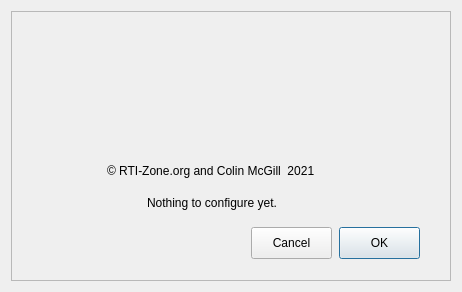
<?xml version="1.0" encoding="UTF-8"?>
<ui version="4.0">
 <class>X2Mount</class>
 <widget class="QDialog" name="X2Mount">
  <property name="geometry">
   <rect>
    <x>0</x>
    <y>0</y>
    <width>462</width>
    <height>292</height>
   </rect>
  </property>
  <property name="sizePolicy">
   <sizepolicy hsizetype="Fixed" vsizetype="Fixed">
    <horstretch>0</horstretch>
    <verstretch>0</verstretch>
   </sizepolicy>
  </property>
  <property name="minimumSize">
   <size>
    <width>462</width>
    <height>292</height>
   </size>
  </property>
  <property name="maximumSize">
   <size>
    <width>462</width>
    <height>292</height>
   </size>
  </property>
  <property name="windowTitle">
   <string>AstroTrac360 Setup</string>
  </property>
  <layout class="QVBoxLayout" name="verticalLayout_6">
   <item>
    <widget class="X2Form" name="X2Form">
     <property name="enabled">
      <bool>true</bool>
     </property>
     <property name="sizePolicy">
      <sizepolicy hsizetype="Fixed" vsizetype="Fixed">
       <horstretch>0</horstretch>
       <verstretch>0</verstretch>
      </sizepolicy>
     </property>
     <property name="minimumSize">
      <size>
       <width>0</width>
       <height>0</height>
      </size>
     </property>
     <property name="maximumSize">
      <size>
       <width>9999</width>
       <height>9999</height>
      </size>
     </property>
     <property name="sizeIncrement">
      <size>
       <width>56</width>
       <height>0</height>
      </size>
     </property>
     <property name="frameShape">
      <enum>QFrame::StyledPanel</enum>
     </property>
     <property name="frameShadow">
      <enum>QFrame::Raised</enum>
     </property>
     <widget class="QPushButton" name="pushButtonOK">
      <property name="geometry">
       <rect>
        <x>328</x>
        <y>216</y>
        <width>81</width>
        <height>32</height>
       </rect>
      </property>
      <property name="text">
       <string>OK</string>
      </property>
      <property name="default">
       <bool>true</bool>
      </property>
     </widget>
     <widget class="QPushButton" name="pushButtonCancel">
      <property name="geometry">
       <rect>
        <x>240</x>
        <y>216</y>
        <width>81</width>
        <height>32</height>
       </rect>
      </property>
      <property name="text">
       <string>Cancel</string>
      </property>
     </widget>
     <widget class="QLabel" name="label_5">
      <property name="geometry">
       <rect>
        <x>96</x>
        <y>144</y>
        <width>240</width>
        <height>32</height>
       </rect>
      </property>
      <property name="text">
       <string>© RTI-Zone.org and Colin McGill  2021</string>
      </property>
     </widget>
     <widget class="QLabel" name="label_logo_2">
      <property name="geometry">
       <rect>
        <x>144</x>
        <y>16</y>
        <width>129</width>
        <height>121</height>
       </rect>
      </property>
      <property name="text">
       <string/>
      </property>
      <property name="pixmap">
       <pixmap>AstroTrac360.png</pixmap>
      </property>
      <property name="scaledContents">
       <bool>true</bool>
      </property>
      <property name="alignment">
       <set>Qt::AlignCenter</set>
      </property>
      <property name="X2_PhotoFileName" stdset="0">
       <string>AstroTrac360.png</string>
      </property>
     </widget>
     <widget class="QLabel" name="label">
      <property name="geometry">
       <rect>
        <x>136</x>
        <y>184</y>
        <width>160</width>
        <height>16</height>
       </rect>
      </property>
      <property name="text">
       <string>Nothing to configure yet.</string>
      </property>
     </widget>
    </widget>
   </item>
  </layout>
 </widget>
 <customwidgets>
  <customwidget>
   <class>X2Form</class>
   <extends>QFrame</extends>
   <header>x2form.h</header>
   <container>1</container>
  </customwidget>
 </customwidgets>
 <resources/>
 <connections/>
</ui>
